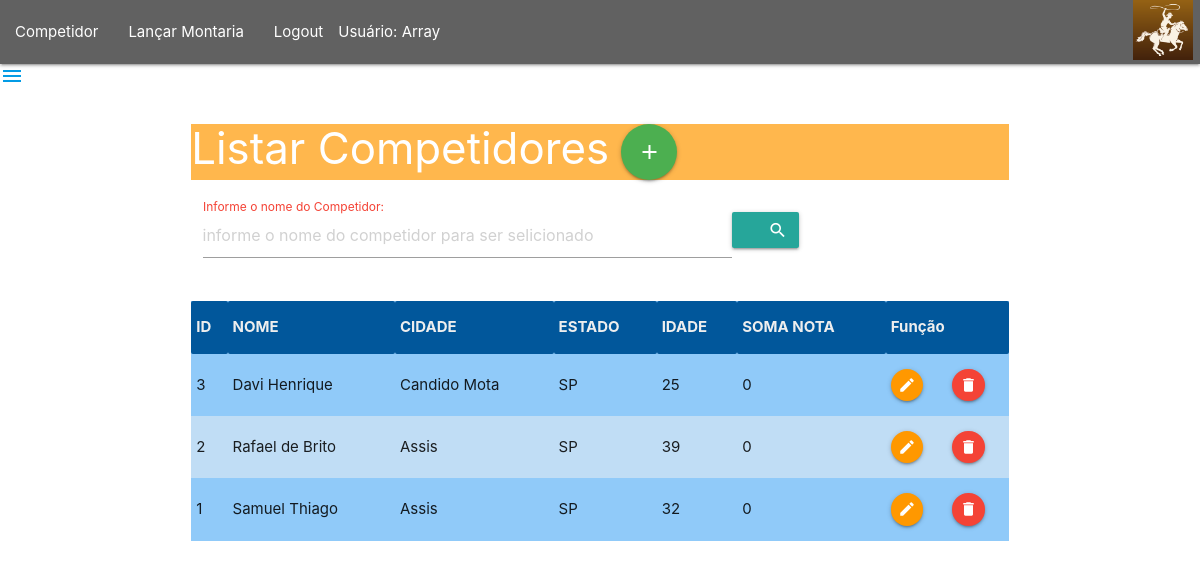
Screenshot of /listarCompetidor.php (signed in) with the database file from the repository.
### tables this page shows
CREATE TABLE `competidor` (
  `id` int(11) NOT NULL,
  `nome` varchar(35) NOT NULL,
  `cidade` varchar(25) NOT NULL,
  `estado` varchar(2) NOT NULL,
  `idade` int(11) NOT NULL,
  `somanota` float NOT NULL
);

### listarCompetidor.php (the view, shortened to what this page needs)
<?php
    include 'menu.php';
    if (isset($_GET['busca']))
       $busca = $_GET['busca'];
       else $busca = '';
     $pdo = Conexao::conectar();
     $pdo->setAttribute(PDO:: ATTR_ERRMODE, PDO::ERRMODE_EXCEPTION);
     if ($busca!='')
           $sql = "Select * from competidor WHERE nome like '%" . $busca .  "%' order by nome";
       else $sql = "Select * from competidor order by nome";
     $listaCompetidores = $pdo->query($sql);
?>
<!DOCTYPE html>
<html lang="en">
<head>
    <link rel="stylesheet" href="https://cdnjs.cloudflare.com/ajax/libs/materialize/1.0.0/css/materialize.min.css">
</head>
<body>
   <div class="container">
   <div class="row">
        <div class="col s12">
        <h3 class="orange lighten-2 white-text text-dark-3" class="text-orange">
          Listar Competidores
          <a class="btn-floating btn-large waves-effect waves-light green"
               onclick="JavaScript:location.href='frmInsCompetidor.php'"><i class="material-icons">add</i></a>
        </h3>
        <div class="row">
            <div class="input-field">
                <form action="listarCompetidor.php" method="GET" id="frmBuscaCompet" class="col s12" >
                    <div class="input-field col s12">
                        <label for="lblNome" class="red-text text-dark-4">Informe o nome do Competidor: </label>
                        <input type="text" placeholder="informe o nome do competidor para ser selicionado"
                               class="form-control col s8" id="txtBusca" name="busca">
                        <button class="btn waves-effect waves-light col m1" type="submit" name="action">
                        <i class="material-icons right">search</i></button>
                    </div>
                </form>
            </div>
        </div>
        <table class="striped highlight  blue lighten-3 responsive-table">
            <tr class="light-blue darken-4  grey-text text-lighten-3">
                <th>ID</th>
                <th>NOME</th>
                <th>CIDADE</th>
                <th>ESTADO</th>
                <th>IDADE</th>
                <th>SOMA NOTA</th>
                <th colspan="2">Função</th>
            </tr>
            <?php
                foreach ($listaCompetidores as $competidor){
            ?>
                <tr>
                    <td><?php echo $competidor['id'];?></td>
                    <td><?php echo $competidor['nome'];?></td>
                    <td><?php echo $competidor['cidade'];?></td>
                    <td><?php echo $competidor['estado'];?></td>
                    <td><?php echo $competidor['idade'];?></td>
                    <td><?php echo $competidor['somanota'];?></td>
                    <td> <a class="btn-floating btn-small waves-effect waves-light orange"
                          onclick="JavaScript:location.href='frmEdtCompetidor.php?id=' +
                          <?php echo $competidor['id'];?>" >
                           <i class="material-icons">edit</i>
                    </td>
                    <td> <a class="btn-floating btn-small waves-effect waves-light red"
                          onclick="JavaScript:location.href='frmRmvCompetidor.php?id=' +
                          <?php echo $competidor['id'];?>" >
                           <i class="material-icons">delete</i>
                    </td>
                </tr>
            <?php
                }
            ?>
        </table>
      </div>
     </div>
    </div>
</body>
</html>

### menu.php (shortened to what this page needs)
<!DOCTYPE html>
<html lang="pt-br">
<head>
    <link rel="stylesheet" href="https://cdnjs.cloudflare.com/ajax/libs/materialize/1.0.0/css/materialize.min.css">
</head>
<body>
  <nav class="grey darken-2">
    <div class="nav-wrapper">
      <a href="#" class="brand-logo right"><img src="imagens/logo3.png" width="60"></a>
      <ul id="nav-mobile" class="left hide-on-med-and-down">
        <li><a href="listarCompetidor.php">Competidor</a></li>
        <li><a href="frmLancarMontaria.php">Lançar Montaria</a></li>
        <li><a href="logout.php">Logout</a></li>
      </ul>
      <h7 right>Usuário: <?php echo $_SESSION['usuario'];?><h7>
    </div>
  </nav>
  <a href="#" data-target="slide-out" class="sidenav-trigger"><i class="material-icons">menu</i></a>
</body>
</html>

### rows the page displays
competidor: id "3", nome "Davi Henrique", cidade "Candido Mota", estado "SP", idade "25", somanota "0"
competidor: id "2", nome "Rafael de Brito", cidade "Assis", estado "SP", idade "39", somanota "0"
competidor: id "1", nome "Samuel Thiago", cidade "Assis", estado "SP", idade "32", somanota "0"

### other values shown
$_SESSION['usuario'] "Array"
